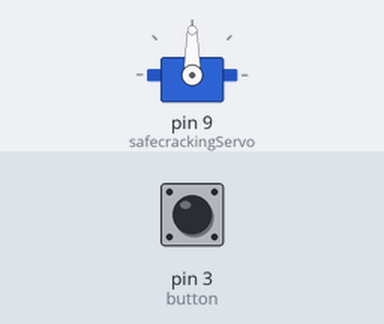
Bench run of a sketch on a simulated Arduino Uno, built with avr-gcc and run on an emulated ATmega328P. On the bench: servo. The inputs (shaded band) are chosen by the test bench; at power-on: pin 3 (button) HIGH.

Above: at 2.8 s.
2.9 s: pin 3 (button) pulled LOW for 3.2 s
At 7.2 s:
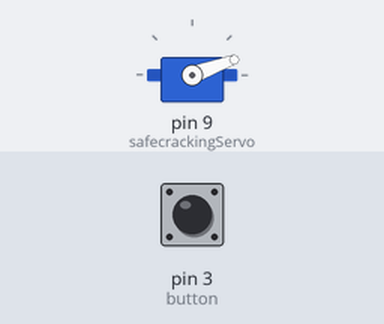
7.6 s: pin 3 (button) pulled LOW for 1.2 s
At 8.9 s:
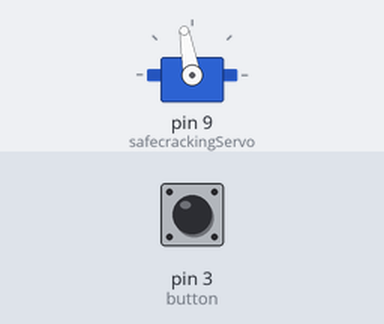
Timing chart, 0 to 10.6 s (numbered marks = the images above; inputs shaded):
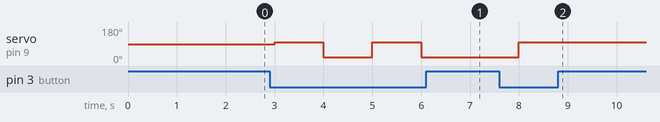

Measured:
- after the input at 2.9 s, servo on pin 9 (safecrackingServo): alternates 100° for 1.0 s and 20° for 1.0 s, starting after 0.10 s
- after the input at 7.6 s, servo on pin 9 (safecrackingServo): 20° → 100° after 0.40 s

The sketch:

SafeCrackingServo.ino
```cpp
//Laney Winkler
//Safe Cracking, Fall 2018
//Moving a servo with button

#include <Servo.h>
//For this homework assignment, I went back to my Object project journal
//(Thank goodness for good documentation!) because I forgot a lot about motors.
//It would have been much easier to control the motor with two buttons, but in
//order for me to do it with one, I first tried to use a series of if statements,
//but it got confusing, so I simplified it to use a bool statement instead.

int button = 3; //I connected my button to pin 3 on the redboard
Servo safecrackingServo; // for the servo libary, initiallizing my servo.
int State = 0; //I needed a type of counter variable for my boolean
boolean turn = true; //initializing my boolean variable to true.

void setup(){
  //reading the inputs of my button and servo ("attach" from the servo library)
  pinMode(button, INPUT);
  safecrackingServo.attach(9);
  digitalWrite(3, HIGH);
}

void loop(){
  State = digitalRead(button);//having the Redboard read the current state
  //of the button, whether it is pushed or not. The first loop is saying if
  //my boolean variable is true, turn the servo 100 degrees, and then switch my
  //variable to false. When the button is pressed again, the code will go into
  //the else statement, which turns it back to 20 degrees, which is where I
  //started. This was, I can toggle between the two states.
  if (State == LOW){
    if(turn){
      safecrackingServo.write(100);
      turn = !turn;
    }
    else{
      safecrackingServo.write(20);
      turn = !turn;
    }
  }
  delay(1000);//initially I didn't have a delay, and I wasn't sure why I
  //couldn't get the code to work, but I think it has to do with the type
  //of button I am using, and I had to give time to release the button?
  //That's the best guess for why I needed a delay for the code to work.
}
```
